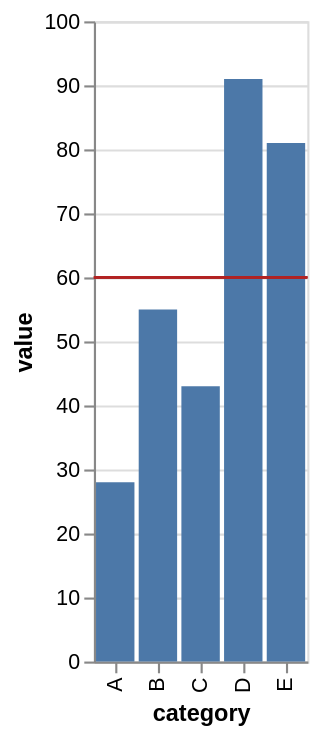

The Vega-Lite source for this figure:
### Vega-Lite specification from a JSON file in a GitHub repository (floating-point values rounded to 4 significant figures)
{"$schema": "https://vega.github.io/schema/vega-lite/v6.json", "data": {"values": [{"category": "A", "value": 28}, {"category": "B", "value": 55}, {"category": "C", "value": 43}, {"category": "D", "value": 91}, {"category": "E", "value": 81}]}, "description": "A layered threshold rule over bars, from a datum.", "layer": [{"encoding": {"x": {"field": "category", "type": "nominal"}, "y": {"field": "value", "type": "quantitative"}}, "mark": "bar"}, {"encoding": {"y": {"datum": 60, "type": "quantitative"}}, "mark": {"color": "firebrick", "type": "rule"}}], "usermeta": {"easel": {"standin_ratio": 0.0209, "threshold": 0.05}}}
